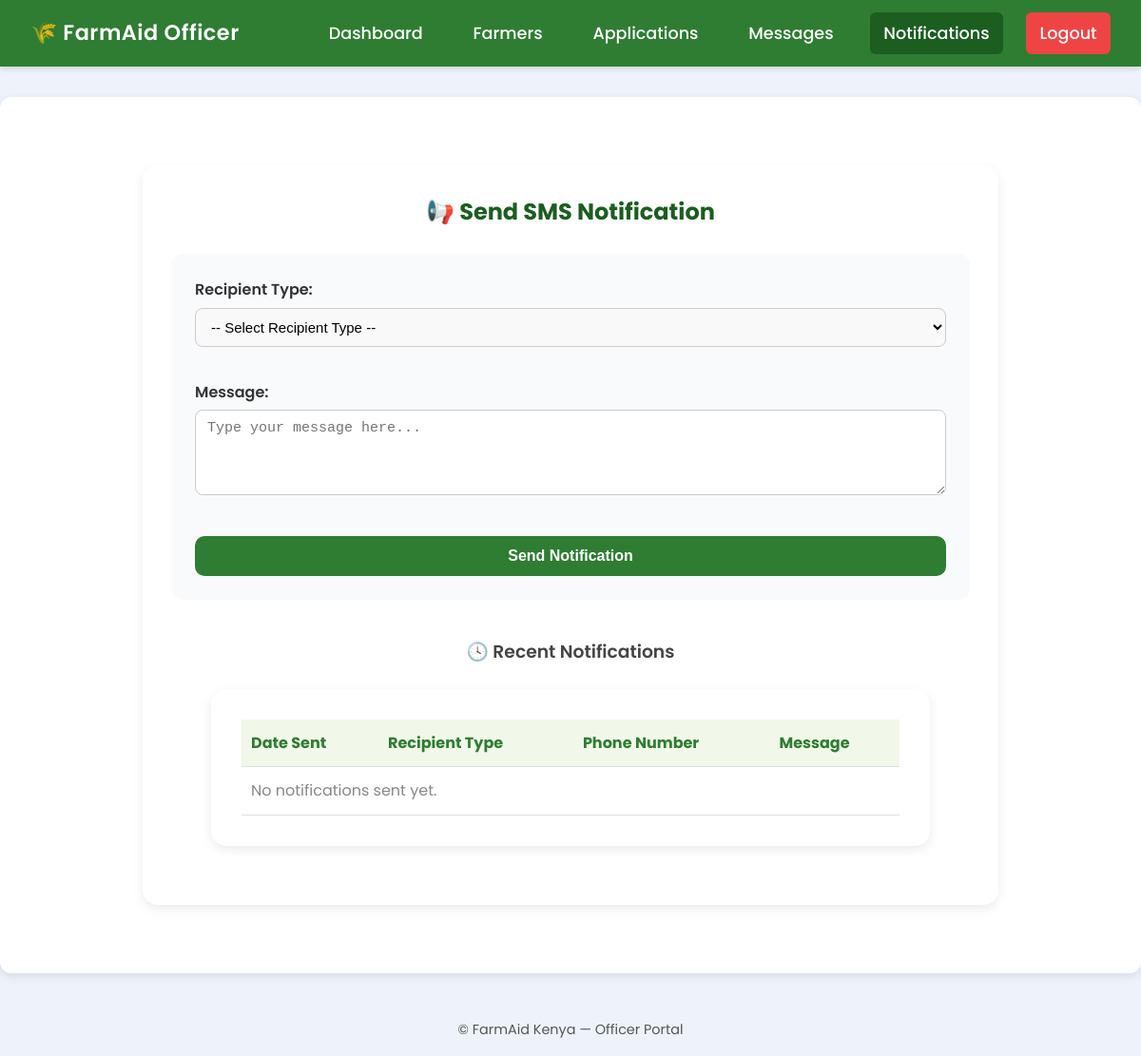
The app's page /officer/notifications/, older data.
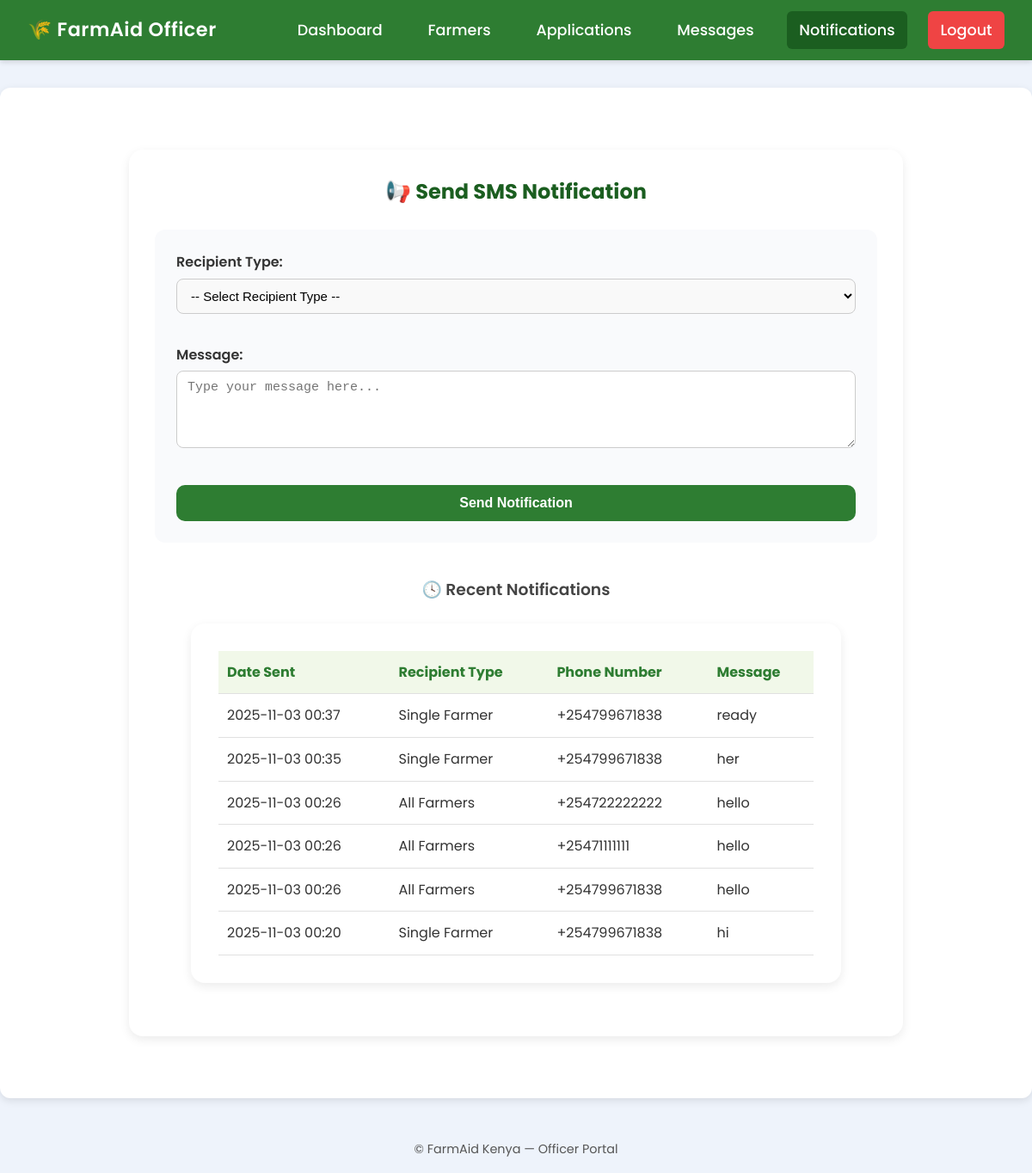
The same page, newer data.
### core/models.py (models this page shows, shortened)
class Notification(models.Model):
    RECIPIENT_CHOICES = [
        ("single", "Single Farmer"),
        ("all", "All Farmers"),
    ]
    recipient_type = models.CharField(max_length=10, choices=RECIPIENT_CHOICES, default="single")
    phone_number = models.CharField(max_length=20, blank=True, null=True)
    message = models.TextField()
    date_sent = models.DateTimeField(auto_now_add=True)

### core/views.py (the view, shortened to what this page needs)
# urls.py: path('officer/notifications/', views.officer_notifications, name='officer_notifications'),
def officer_notifications(request):
    notifications = Notification.objects.all().order_by("-date_sent")[:10]
    return render(request, "officer/officer_notifications.html", {"notifications": notifications})

### core/templates/officer/officer_notifications.html (shortened to what this page needs)
{% extends "base_officer.html" %}
{% load static %}
{% block content %}
<div class="notifications-container">
  <h2 class="title">📢 Send SMS Notification</h2>
  <div class="form-card">
    <form method="POST" class="notification-form" id="notificationForm">
      <div class="form-group">
        <label for="recipient_type">Recipient Type:</label>
        <select name="recipient_type" id="recipient_type" required>
          <option value="">-- Select Recipient Type --</option>
        </select>
      </div>
      <div class="form-group">
        <label for="message">Message:</label>
        <textarea name="message" id="message" rows="4" placeholder="Type your message here..." required></textarea>
      </div>
      <button type="submit" class="btn-send" id="sendBtn">
        Send Notification
      </button>
    </form>
  </div>
  <h3 class="subtitle">🕓 Recent Notifications</h3>
  <div class="table-container">
    <table class="notifications-table">
      <thead>
        <tr>
          <th>Date Sent</th>
          <th>Recipient Type</th>
          <th>Phone Number</th>
          <th>Message</th>
        </tr>
      </thead>
     <tbody>
  {% for n in notifications %}
  <tr>
    <td>{{ n.date_sent|date:"Y-m-d H:i" }}</td>
    <td>{{ n.get_recipient_type_display }}</td>
    <td>{{ n.phone_number|default:"All" }}</td>
    <td>{{ n.message }}</td>
  </tr>
  {% empty %}
  <tr><td colspan="4" class="empty-row">No notifications sent yet.</td></tr>
  {% endfor %}
</tbody>
    </table>
  </div>
</div>
{% endblock %}

Row changes from the older to the newer data that the page shows:
added Notification: date_sent "2025-11-03 00:37", recipient_type "Single Farmer", phone_number "+254799671838", message "ready"
added Notification: date_sent "2025-11-03 00:35", recipient_type "Single Farmer", phone_number "+254799671838", message "her"
added Notification: date_sent "2025-11-03 00:26", recipient_type "All Farmers", phone_number "+254722222222", message "hello"
added Notification: date_sent "2025-11-03 00:26", recipient_type "All Farmers", phone_number "+25471111111", message "hello"
added Notification: date_sent "2025-11-03 00:26", recipient_type "All Farmers", phone_number "+254799671838", message "hello"
added Notification: date_sent "2025-11-03 00:20", recipient_type "Single Farmer", phone_number "+254799671838", message "hi"
Text that changed along with them:
text no longer shown: "No notifications sent yet."
